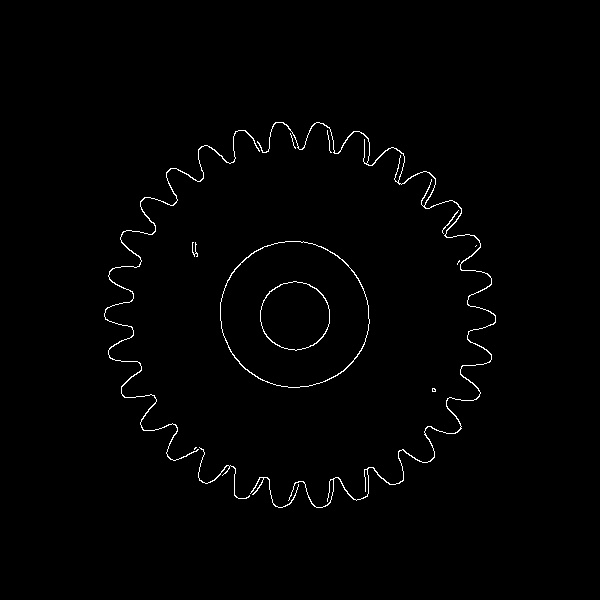
#> input picture img_proc/extracted_samples/sample2.jpg, 600 x 600 px, given in place of sample1.jpg, which was not available
$ python img2.py
#> lines starting #> are read from the running program, lines starting #| are printed output that depends on the picture; after the words box and inside, x2 and y2 are one past the last pixel; in counts of white or black regions, pixels touching at a corner belong together; pictures that were not available may be replaced by others from this repository, and a replacement may not be noted
import cv2
import numpy as np

# Function defined to find the centre of any contour then return its x and y coordiantes as a tuple
def findCentre(contour):
    M = cv2.moments(contour)
    area = M['m00']
    cx = int(M['m10'] / M['m00'])
    cy = int(M['m01'] / M['m00'])
    return (cx, cy)
###################### PART I: TEETH INSPECTION ###########################################
############ READ THE IDEAL AND SAMPLE IMAGES (GRAYSCALE) AND CREATE MASK #################
sample_image = "sample6.jpg"
ideal_image = cv2.imread("sample1.jpg")
#> ideal_image is the input picture: shape (600, 600, 3); min 0, max 255, mean 2.7
ideal = cv2.cvtColor(ideal_image, cv2.COLOR_BGR2GRAY)
sample = cv2.imread(sample_image, cv2.IMREAD_GRAYSCALE)
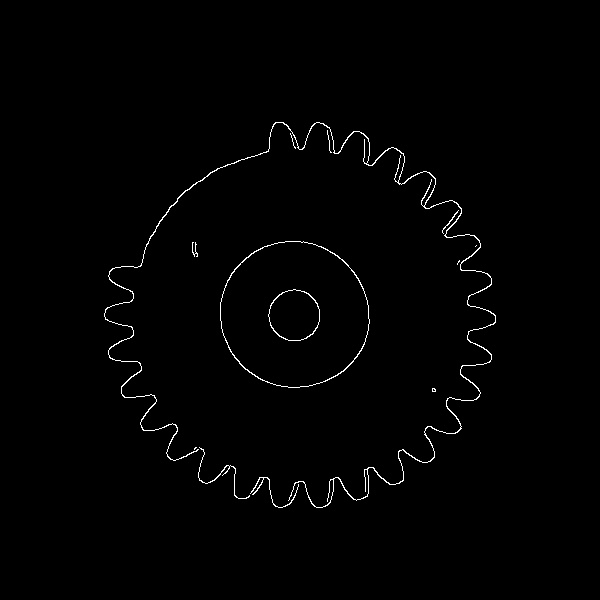
#> input picture img_proc/extracted_samples/sample6.jpg, 600 x 600 px, found by its file name
#> sample is the input picture: shape (600, 600); min 0, max 255, mean 2.5

# Using a threshold of 30 removes most of the noise when creating the binary mask
ret, ideal_threshold = cv2.threshold(ideal, 30, 255, cv2.THRESH_BINARY)
#> ideal_threshold: shape (600, 600); 1% white in thin lines or dots, all inside (x1, y1, x2, y2) = (104, 122, 496, 508)
ret, sample_threshold = cv2.threshold(sample, 30, 255, cv2.THRESH_BINARY)


############ GET THE BINARY IMAGE OF THE IDEAL TEETH #################
ideal_teeth = cv2.cvtColor(ideal_image, cv2.COLOR_BGR2GRAY)

# Draw 2 black circles to remove everything except the teeth
cx, cy = findCentre(ideal_threshold)
#> in findCentre, `M = cv2.moments(contour)`: M = moments, m00 945030, centre m10/m00, m01/m00 = (302.7, 312)
#> in findCentre, `area = M['m00']`: area = 945030
#> in findCentre, `cx = int(M['m10'] / M['m00'])`: cx = 302
#> in findCentre, `cy = int(M['m01'] / M['m00'])`: cy = 312
#> cx = 302; cy = 312
cv2.circle(ideal_teeth,(cx - 6,cy),165,(0, 0, 0),-1)
cv2.circle(ideal_teeth,(cx + 6,cy),165,(0, 0, 0),-1)
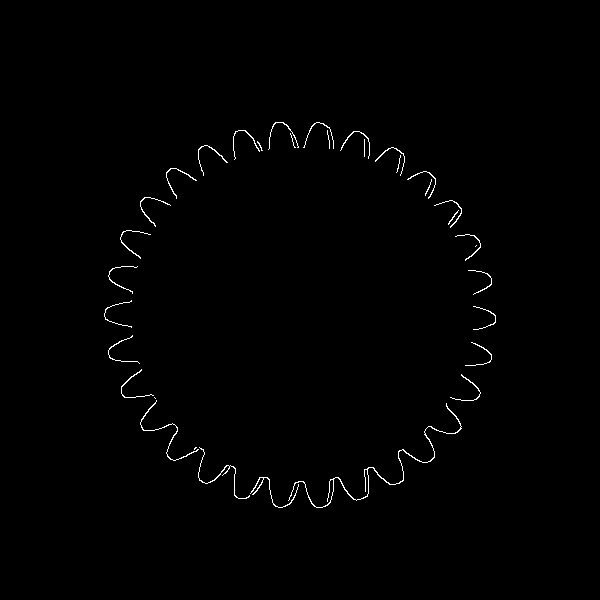
#> ideal_teeth: shape (600, 600); min 0, max 255, mean 1.8

# Form the binary image
ret, ideal_teeth_threshold = cv2.threshold(ideal_teeth, 30, 255, cv2.THRESH_BINARY)

# Erode to remove noise and the connection of the teeth. Done to find contours for each individual tooth
ideal_teeth_erosion = cv2.erode(ideal_teeth_threshold, np.ones((3,3), np.uint8), iterations = 1)
#> ideal_teeth_erosion: shape (600, 600); every value is 0
contours_ideal_teeth, _ = cv2.findContours(ideal_teeth_erosion,cv2.RETR_EXTERNAL, cv2.CHAIN_APPROX_NONE)
#> contours_ideal_teeth = []


############ GET THE BINARY IMAGE OF THE FAULTY TEETH #################
# Find the difference between the ideal mask and the sample mask to get faulty part of teeth
difference = cv2.bitwise_xor(ideal_threshold, sample_threshold)
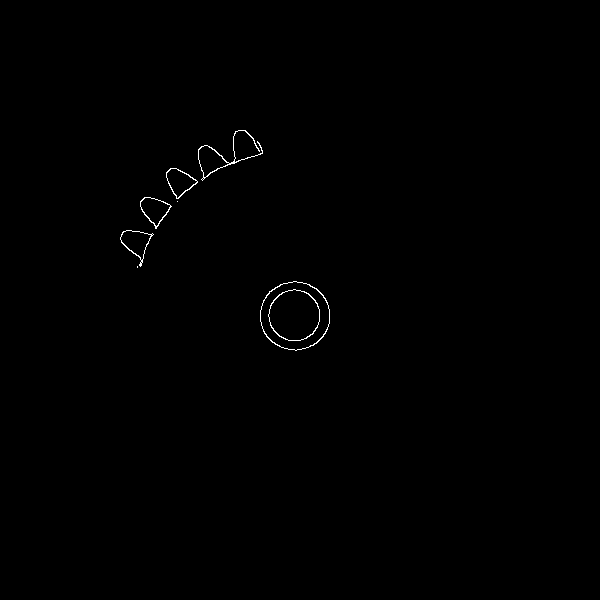
#> difference: shape (600, 600); 0.29% white in thin lines or dots, all inside (x1, y1, x2, y2) = (120, 130, 330, 351)

# Draw 2 black circles to remove everything except the teeth
cv2.circle(difference,(cx - 6,cy),165,(0, 0, 0),-1)
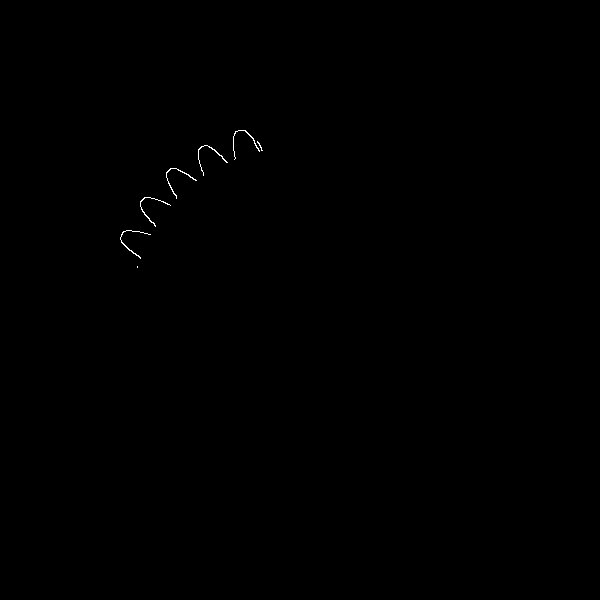
#> difference: shape (600, 600); 0.11% white in thin lines or dots, all inside (x1, y1, x2, y2) = (120, 130, 263, 268)
cv2.circle(difference,(cx + 6,cy),165,(0, 0, 0),-1)

# Erode to remove noise and the connection of the teeth. Done to find contours for each individual tooth
difference_erosion = cv2.erode(difference, np.ones((3,3), np.uint8), iterations = 1)
contours_difference, _ = cv2.findContours(difference_erosion,cv2.RETR_EXTERNAL, cv2.CHAIN_APPROX_NONE)
#> contours_difference = []


############ DRAW A BOUNDING CIRCLE FOR EACH FAULTY TOOTH #################
contours_difference_centres = []
for c in contours_difference:
    cx,cy =findCentre(c)
    cv2.circle(difference_erosion, (cx,cy),22,(255,255,255),-1)
    # Save the centres of each faulty tooth in a list to be matched with the ideal teeth
    contours_difference_centres.append((cx, cy))
#> this loop made 0 passes
#> after the loop, contours_difference_centres = []


########### USE BOUNDING CIRCLE TO MATCH IDEAL TEETH WITH BROKEN TEETH ####################
ideal_teeth_filtered = cv2.bitwise_and(difference_erosion, ideal_teeth_erosion)
contours_ideal_teeth_filtered , _ = cv2.findContours(ideal_teeth_filtered ,cv2.RETR_EXTERNAL, cv2.CHAIN_APPROX_NONE)
#> contours_ideal_teeth_filtered = []


########### FIND THE CENTRES OF THE FILTERED IDEAL TEETH FOR COMPARISON ##################
contours_ideal_teeth_filtered_centres = []
for c in contours_ideal_teeth_filtered:
    cx,cy =findCentre(c)
    contours_ideal_teeth_filtered_centres.append((cx,cy))
#> after the loop, contours_ideal_teeth_filtered_centres = []


############# COMPARE CENTRES TO MATCH THE IDEAL TEETH TO FAULTY TEETH ################
contours_ideal_teeth_matched = []
count = 0

# Comparing the centre of a faulty teeth to all the available ideal teeth by
# calculating the centre distance between the faulty tooth and each of the ideal teeth
for i in contours_difference_centres:
    diff_x = i[0]
    diff_y = i[1]
    for j in contours_ideal_teeth_filtered_centres:
        ideal_x = j[0]
        ideal_y = j[1]
        centre_distance = ((ideal_x-diff_x)**2 + (ideal_y - diff_y)**2) ** 0.5
        if centre_distance < 20:
            contours_ideal_teeth_matched.append(contours_ideal_teeth_filtered[count])
            break # speeds up the process, since only a single centre distance satisfies condition
        count += 1
    count = 0 # count variable is used as the index for the contours list
#> after the loop, contours_ideal_teeth_matched = []


################ WORN OUT (blue) OR BROKEN (red) #####################
# Define the variables to count the faulty teeth into two categories
worn_out_teeth = 0
broken_teeth = 0
teeth_image = ideal_image

# Compare the area of the faulty tooth to the matching ideal tooth
# if the area of each is almost the same, the tooth is likely to be broken
# if the area of each is significantly different, the tooth is likey to be worn out
for i in range (0,len(contours_difference)):
    area_difference = cv2.contourArea(contours_difference[i])
    area_ideal = cv2.contourArea(contours_ideal_teeth_matched[i])
    if(area_difference / area_ideal < 0.85):
        worn_out_teeth  += 1
        cx,cy = findCentre(contours_difference[i])
        cv2.circle(teeth_image, (cx,cy),10,(255,0,0),3)
    else:
        broken_teeth +=1
        cx, cy = findCentre(contours_difference[i])
        cv2.circle(teeth_image, (cx, cy), 15, (0, 0, 255), 5)
#> after the loop, broken_teeth = 0; worn_out_teeth = 0


########################## PART II: INNER DIAMETER ###########################################
# Reread the images to remove previous edits
ideal_image = cv2.imread("sample1.jpg")
sample_image = cv2.imread(sample_image, cv2.IMREAD_GRAYSCALE)
ideal_diameter = cv2.cvtColor(ideal_image, cv2.COLOR_BGR2GRAY)

# Recreate the binary masks, this time with inverse thresholding
# This is done so that the inner circle will be white and so, its contours can be found
ret, ideal_diameter_threshold = cv2.threshold(ideal_diameter, 30, 255, cv2.THRESH_BINARY_INV)
ret, sample_threshold = cv2.threshold(sample_image, 30, 255, cv2.THRESH_BINARY_INV)
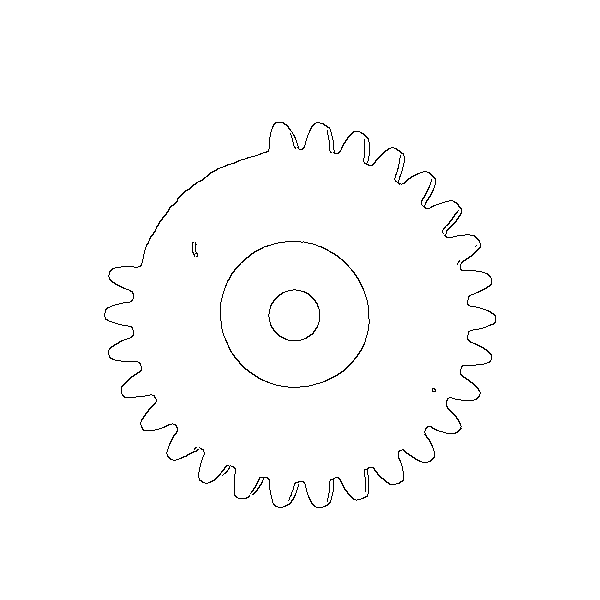
#> sample_threshold: shape (600, 600); 99.1% white; black in thin lines or dots, all inside (x1, y1, x2, y2) = (104, 122, 496, 508)

# Draw 1 black circle with high thickness to remove everything except the centre part of gear
cx, cy = findCentre(ideal_threshold)
cv2.circle(ideal_diameter_threshold, (cx,cy), 300, (0,0,0), 500) # removes white background
#> ideal_diameter_threshold: shape (600, 600); 2% white; 1 white region, box (x1, y1, x2, y2) and area: (253, 263, 352, 362) 7370
cv2.circle(sample_threshold, (cx,cy), 300, (0,0,0), 500)
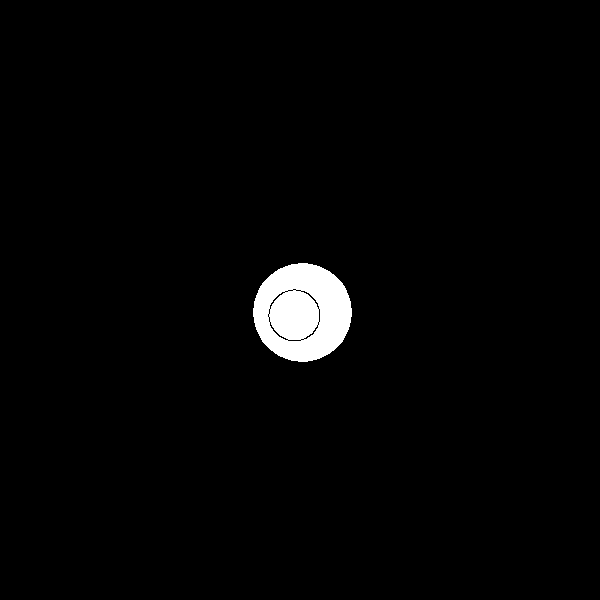
#> sample_threshold: shape (600, 600); 2.1% white; 1 white region

# Find the contours of the inner circle of the ideal gear and the sample gear
contours_ideal_diameter, _ = cv2.findContours(ideal_diameter_threshold,cv2.RETR_EXTERNAL, cv2.CHAIN_APPROX_NONE)
#> contours_ideal_diameter = 1 contour; box (x1, y1, x2, y2) and area: (253, 263, 352, 362) 7482
contours_sample, _ = cv2.findContours(sample_threshold,cv2.RETR_EXTERNAL, cv2.CHAIN_APPROX_NONE)
#> contours_sample has the same summary as contours_ideal_diameter

# Using contourArea, find the area of the inner circle of ideal gear, which will be used
# to find the the radius in image corresponding to 30 mm
# print(cv2.contourArea(contours_ideal_diameter[0])) # area of ideal circle = 1963.5 equals to 25 radius circle
# diameter = 50 units 52.5 47.5
# 50 + 5% = 52.5 / 2 = 26.25
# 50 - 5% = 47.5 / 2 = 23.75


######################### DRAW LIMIT CIRCLES ###############################
cx,cy = findCentre(contours_ideal_diameter[0])
#> cx = 301; cy = 311
cv2.circle(ideal_image, (cx, cy), 27, (0, 0, 255), 1) # rounded up for clarity and only able to input int radius
cv2.circle(ideal_image, (cx, cy), 23, (0, 0, 255), 1)  # rounded down for clarity and only able to input int radius
#> ideal_image: shape (600, 600, 3); mean B, G, R 2.7, 2.7, 2.9


######################## CHECK VALIDITY OF INNER DIAMETER ##################
if len(contours_sample) > 0: # check done if there is no inner opening to prevent errors
    cv2.drawContours(ideal_image, contours_sample[0], -1, (0, 255, 0), 2)
    # Compare area to upper and lower limit circles
    if 3.14 * 23.75**2 < cv2.contourArea(contours_sample[0]) < 3.14 * 26.25**2:
        print("Inner diameter within allowable range!")
    else:
        print("Inner diameter is faulty and not within allowable range!")
else:
    print("Inner diameter is faulty and not within allowable range!")


###################### OUTER GEAR DIAMETER #################################
# Outer diameter of circle, 195 was found through trial and error and was chosen based
# on passing the tip of most teeth
# 195 units translates to 195 units * 15 mm / 25 units ~= 117 mm * 2 = 234 mm outer diameter
cv2.circle(ideal_image, (cx, cy), 195, (255, 0, 0), 1)
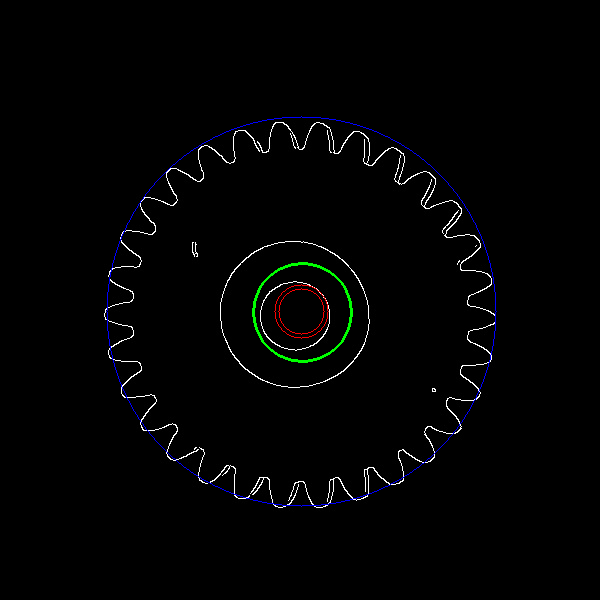
#> ideal_image: shape (600, 600, 3); mean B, G, R 3.4, 3.2, 2.8
print("Outer gear diamater: "  + str(195 * 30 /25 ))


###################### FINAL OUTPUT ########################################
print("Broken Teeth: " + str(broken_teeth))
#| Broken Teeth: 0
print("Worn-out Teeth: " + str(worn_out_teeth))
#| Worn-out Teeth: 0
cv2.imshow("Defect Localization", teeth_image)
cv2.imshow("Diameter Verification", ideal_image)
cv2.waitKey(0)
